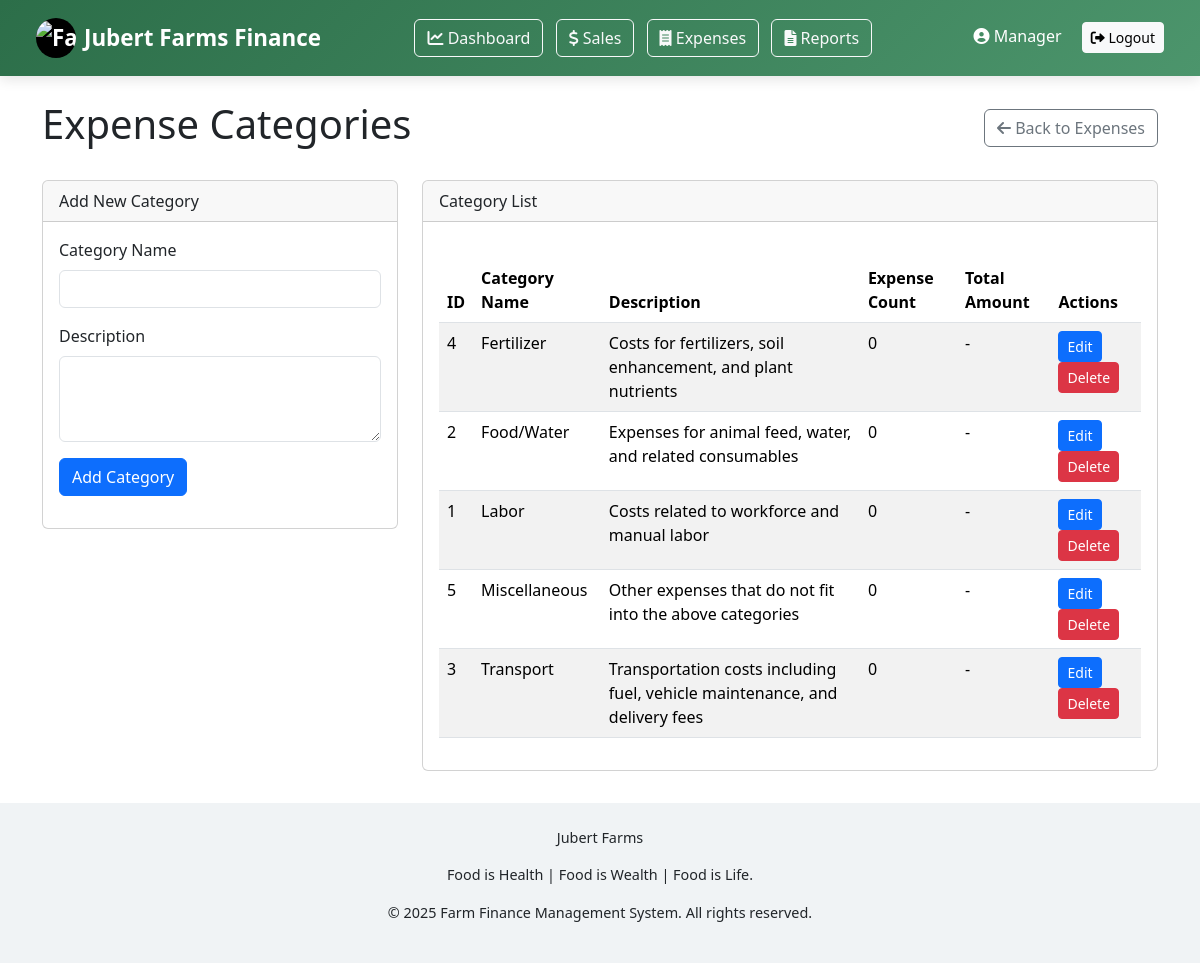
Screenshot of /manager/manager_expenses_categories.php with the database file from the repository.
### tables this page shows
CREATE TABLE IF NOT EXISTS expense_categories (
    category_id INT AUTO_INCREMENT PRIMARY KEY,
    category_name VARCHAR(100) NOT NULL UNIQUE,
    description TEXT,
    created_at TIMESTAMP DEFAULT CURRENT_TIMESTAMP
);

### manager/manager_expenses_categories.php (the view, shortened to what this page needs)
<?php
include '../config/db.php';
$edit_data = null;
$sql = "SELECT c.*, COUNT(e.expense_id) as expense_count, SUM(e.amount) as total_amount
        FROM expense_categories c
        LEFT JOIN expenses e ON c.category_id = e.category_id
        GROUP BY c.category_id
        ORDER BY c.category_name";
$result = $conn->query($sql);
$categories = [];
while ($row = $result->fetch_assoc()) {
    $categories[] = $row;
}
?>
<!DOCTYPE html>
<html lang="en">
<head>
    <link href="https://cdn.jsdelivr.net/npm/bootstrap@5.3.0/dist/css/bootstrap.min.css" rel="stylesheet">
    <link rel="stylesheet" href="https://cdnjs.cloudflare.com/ajax/libs/font-awesome/6.0.0/css/all.min.css">
    <link rel="stylesheet" href="assets/css/bootstrap.min.css">
</head>
<body>
        <nav class="navbar navbar-dark">
    <div class="container-fluid">
        <span class="navbar-brand d-flex align-items-center">
            <div class="logo-container-nav me-2">
                <img src="../assets/logo2.JPG" alt="Farm Logo" class="logo-nav">
            </div>
            Jubert Farms Finance
        </span>
            <div class="me-4">
            <a href="../manager/manager_dashboard.php" class="btn btn-outline-light me-2"><i class="fas fa-chart-line"></i> Dashboard</a>
                <a href="../manager/manager_sale.php" class="btn btn-outline-light me-2"><i class="fas fa-dollar-sign"></i> Sales</a>
                <a href="../manager/manager_expense.php" class="btn btn-outline-light me-2"><i class="fas fa-receipt"></i> Expenses</a>
                <a href="../manager/manager_report.php" class="btn btn-outline-light"><i class="fas fa-file-alt"></i> Reports</a>
</div>
            <div>
            <span class="text-white me-3"><i class="fas fa-user-circle"></i> <?php echo $_SESSION['manager_name'] ?? 'Manager'; ?></span>
                <a href="../logout.php" class="btn btn-light btn-sm"><i class="fas fa-sign-out-alt"></i> Logout</a>
            </div>
        </div>
</nav>
<div class="container mt-4">
    <div class="d-flex justify-content-between align-items-center mb-4">
        <h1>Expense Categories</h1>
        <a href="../manager/manager_expense.php" class="btn btn-outline-secondary">
            <i class="fas fa-arrow-left"></i> Back to Expenses
        </a>
    </div>
    <div class="row">
        <div class="col-md-4">
            <div class="card">
                <div class="card-header">
                    <?= $edit_data ? 'Edit Category' : 'Add New Category' ?>
                </div>
                <div class="card-body">
                    <form method="post" action="../manager/manager_expenses_categories.php">
                        <div class="mb-3">
                            <label for="category_name" class="form-label">Category Name</label>
                            <input type="text" class="form-control" id="category_name" name="category_name"
                                   value="<?= $edit_data ? $edit_data['category_name'] : '' ?>" required>
                        </div>
                        <div class="mb-3">
                            <label for="description" class="form-label">Description</label>
                            <textarea class="form-control" id="description" name="description" rows="3"><?= $edit_data ? $edit_data['description'] : '' ?></textarea>
                        </div>
                        <div class="mb-3">
                            <button type="submit" class="btn btn-primary"><?= $edit_data ? 'Update' : 'Add' ?> Category</button>
                        </div>
                    </form>
                </div>
            </div>
        </div>
        <div class="col-md-8">
            <div class="card">
                <div class="card-header">
                    Category List
                </div>
                <div class="card-body">
                    <div class="table-responsive">
                        <table class="table table-striped table-hover">
                            <thead>
                                <tr>
                                    <th>ID</th>
                                    <th>Category Name</th>
                                    <th>Description</th>
                                    <th>Expense Count</th>
                                    <th>Total Amount</th>
                                    <th>Actions</th>
                                </tr>
                            </thead>
                            <tbody>
                                <?php if (count($categories) > 0): ?>
                                    <?php foreach ($categories as $category): ?>
                                        <tr>
                                            <td><?= $category['category_id'] ?></td>
                                            <td><?= $category['category_name'] ?></td>
                                            <td><?= $category['description'] ?></td>
                                            <td><?= $category['expense_count'] ?></td>
                                            <td><?= $category['expense_count'] > 0 ? 'GHS' . number_format($category['total_amount'], 2) : '-' ?></td>
                                            <td>
                                                <a href="../manager/manager_expenses_categories.php?edit=<?= $category['category_id'] ?>" class="btn btn-sm btn-primary">Edit</a>
                                                <a href="../manager/manager_expenses_categories.php?delete=<?= $category['category_id'] ?>" class="btn btn-sm btn-danger"
                                                   onclick="return confirm('Are you sure you want to delete this category?')">Delete</a>
                                            </td>
                                        </tr>
                                    <?php endforeach; ?>
                                <?php else: ?>
                                    <tr>
                                        <td colspan="6" class="text-center">No categories found</td>
                                    </tr>
                                <?php endif; ?>
                            </tbody>
                        </table>
                    </div>
                </div>
            </div>
        </div>
    </div>
</div>
</body>
</html>
<?php
include 'views/footer.php';
?>

### manager/manager_expenses_categories.php (style rules this page uses)
:root { --primary-color: #2c6e49; --secondary-color: #4c956c; --accent-color: #fefee3; --light-color: #f0f3f5; --dark-color: #1a3a1a; }
.navbar { background: linear-gradient(135deg, var(--primary-color), var(--secondary-color)) !important; box-shadow: 0 4px 12px rgba(0,0,0,0.1); padding: 0.8rem 1.5rem; }
.navbar-brand { font-weight: 700; font-size: 1.4rem; display: flex; align-items: center; }
.logo-container-nav { width: 40px; height: 40px; border-radius: 50%; background-color: black; display: flex; justify-content: center; align-items: center; overflow: hidden; }
.logo-nav { width: 100%; height: auto; }
.table-responsive { margin-top: 20px; }

### views/footer.php (style rules this page uses)
:root { --primary-color: #2c6e49; --secondary-color: #4c956c; --accent-color: #fefee3; --light-color: #f0f3f5; --dark-color: #1a3a1a; }

### rows the page displays
expense_categories: category_id "4", category_name "Fertilizer", description "Costs for fertilizers, soil enhancement, and plant nutrients", expense_count "0"
expense_categories: category_id "2", category_name "Food/Water", description "Expenses for animal feed, water, and related consumables", expense_count "0"
expense_categories: category_id "1", category_name "Labor", description "Costs related to workforce and manual labor", expense_count "0"
expense_categories: category_id "5", category_name "Miscellaneous", description "Other expenses that do not fit into the above categories", expense_count "0"
expense_categories: category_id "3", category_name "Transport", description "Transportation costs including fuel, vehicle maintenance, and delivery fees", expense_count "0"

### other values shown
$_SESSION['manager_name'] "Manager"
